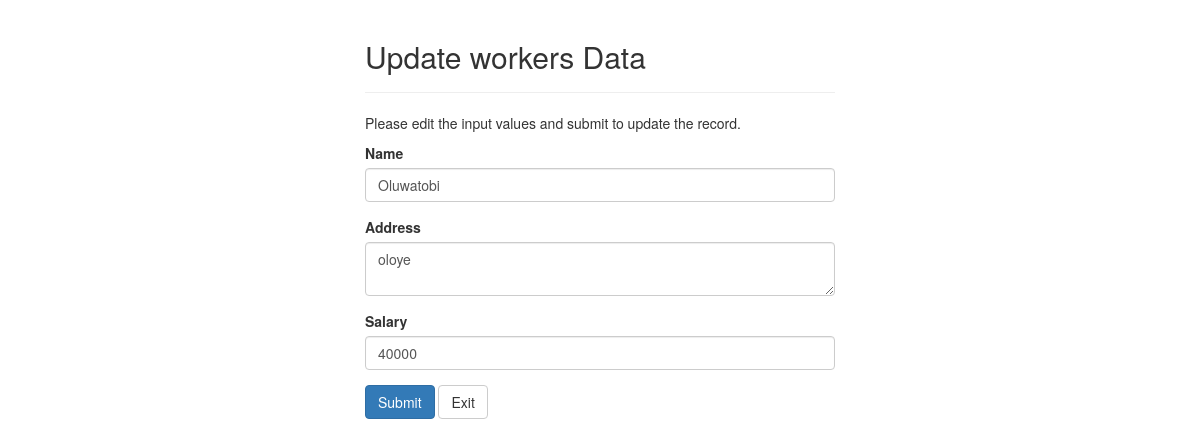
The page /update.php?id=6 on the database its author committed.
### tables this page shows
CREATE TABLE `workers` (
  `id` int(11) NOT NULL,
  `name` varchar(128) NOT NULL,
  `address` varchar(128) NOT NULL,
  `salary` varchar(128) NOT NULL
);

### update.php (the view, shortened to what this page needs)
<?php
require_once "dbh.php";
$name = $address = $salary = "";
$nameerror = $addresserror = $salaryerror = "";
if(isset($_POST["id"]) && !empty($_POST["id"])){
    $id = $_POST["id"];
    $input_name = trim($_POST["name"]);
    if(empty($input_name)){
        $nameerror = "Please enter a name.";
    } elseif(!filter_var($input_name, FILTER_VALIDATE_REGEXP, array("options"=>array("regexp"=>"/^[a-zA-Z\s]+$/")))){
        $nameerror = "Please enter a valid name.";
    } else{
        $name = $input_name;
    }
    $input_address = trim($_POST["address"]);
    if(empty($input_address)){
        $addresserror = "Please enter an address.";
    } else{
        $address = $input_address;
    }
    $input_salary = trim($_POST["salary"]);
    if(empty($input_salary)){
        $salaryerror = "Please enter the salary amount.";
    } elseif(!ctype_digit($input_salary)){
        $salaryerror = "Please enter a positive integer value.";
    } else{
        $salary = $input_salary;
    }
    if(empty($nameerror) && empty($addresserror) && empty($salaryerror)){
        $sql = "UPDATE workers SET name=?, address=?, salary=? WHERE id=?";
        if($confirm = $conn->prepare($sql)){
            $confirm->bind_param("sssi", $option1, $option2, $option3, $option4);
            $option1 = $name;
            $option2 = $address;
            $option3 = $salary;
            $option4 = $id;
            if($confirm->execute()){
                header("location: index.php");
                exit();
            } else{
                echo "Something went wrong. Please try again later.";
            }
        }
        $confirm->close();
    }
    $conn->close();
} else{
        if(isset($_GET["id"]) && !empty(trim($_GET["id"]))){
            $id =  trim($_GET["id"]);
            $sql = "SELECT * FROM workers WHERE id = ?";
            if($confirm = $conn->prepare($sql)){
                $validationid = $id;
                $confirm->bind_param("i", $validationid);
                if($confirm->execute()){
                    $result = $confirm->get_result();
                    if($result->num_rows == 1){
                        $row = $result->fetch_array(MYSQLI_ASSOC);
                        $name = $row["name"];
                        $address = $row["address"];
                        $salary = $row["salary"];
                    } else {
                        header("location: error.php");
                        exit();
                            }
                } else  {
                    echo "Oops! Something went wrong. Please try again later.";
                        }
            }
        }  else{
            header("location: error.php");
            exit();
        }
    }
?>
 <!DOCTYPE html>
<html lang="en">
<head>
    <link rel="stylesheet" href="https://maxcdn.bootstrapcdn.com/bootstrap/3.3.7/css/bootstrap.css">
</head>
<body>
    <div class="wrapper">
        <div class="container-fluid">
            <div class="row">
                <div class="col-md-12">
                    <div class="page-header">
                        <h2>Update workers Data</h2>
                    </div>
                    <p>Please edit the input values and submit to update the record.</p>
                    <form action="<?php echo htmlspecialchars(basename($_SERVER['REQUEST_URI'])); ?>" method="post">
                        <div class="form-group <?php echo (!empty($nameerror)) ? 'has-error' : ''; ?>">
                            <label>Name</label>
                            <input type="text" name="name" class="form-control" value="<?php echo $name; ?>">
                        </div>
                        <div class="form-group <?php echo (!empty($addresserror)) ? 'has-error' : ''; ?>">
                            <label>Address</label>
                            <textarea name="address" class="form-control"><?php echo $address; ?></textarea>
                        </div>
                        <div class="form-group <?php echo (!empty($salaryerror)) ? 'has-error' : ''; ?>">
                            <label>Salary</label>
                            <input type="text" name="salary" class="form-control" value="<?php echo $salary; ?>">
                        </div>
                        <input type="submit" class="btn btn-primary" value="Submit">
                        <a href="index.php" class="btn btn-default">Exit</a>
                    </form>
                </div>
            </div>
        </div>
    </div>
</body>
</html>

### update.php (style rules this page uses)
.wrapper { width: 500px; margin: 0 auto; }

### rows shown on the page
workers: name "Oluwatobi", address "oloye", salary "40000"
